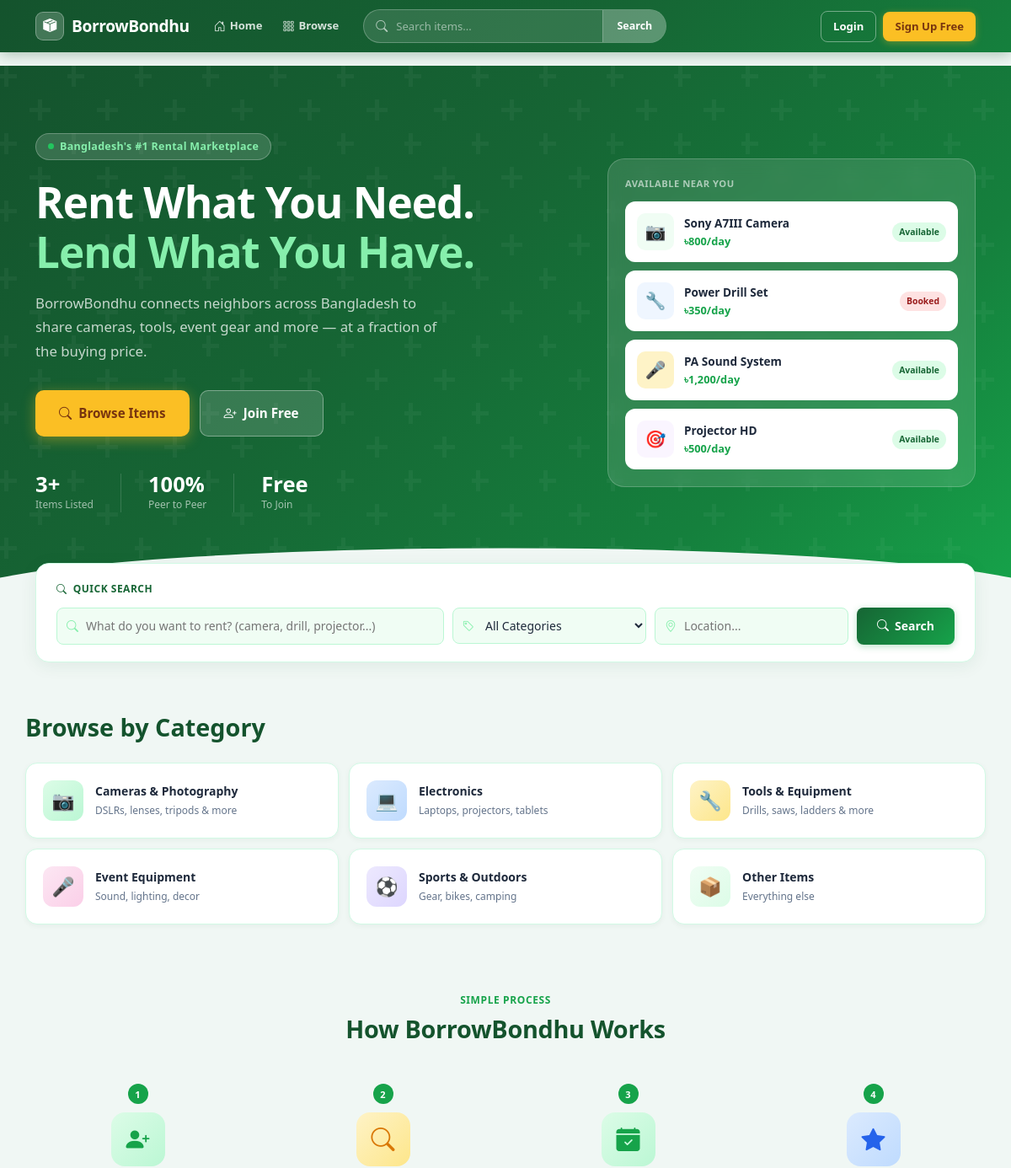
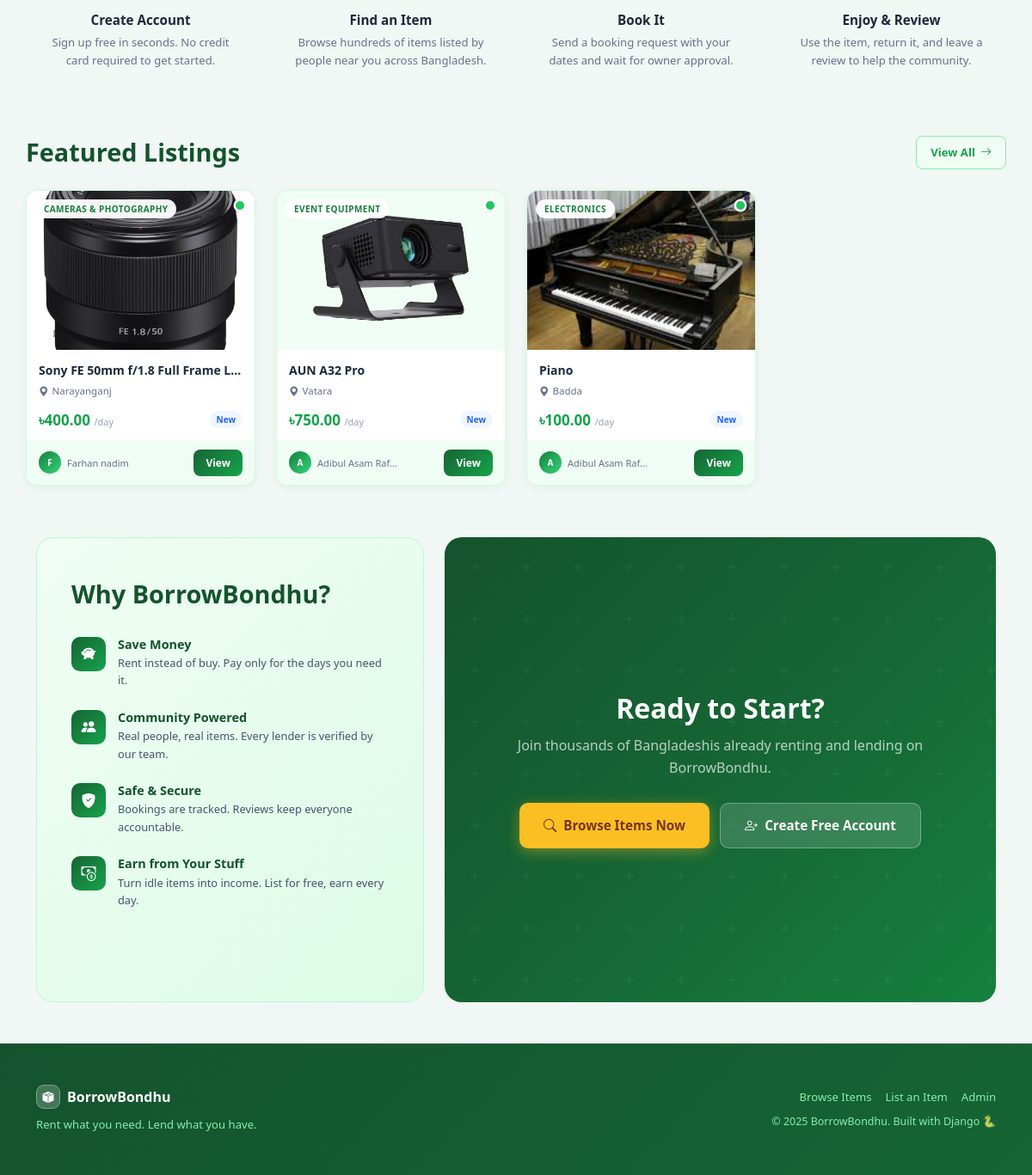
The page / on the database its author committed (2 pictures, top to bottom).
### listings/models.py (models this page shows, shortened)
class Listing(models.Model):
    CATEGORY_CHOICES = [
        ('cameras', 'Cameras & Photography'),
        ('electronics', 'Electronics'),
        ('tools', 'Tools & Equipment'),
        ('events', 'Event Equipment'),
        ('sports', 'Sports & Outdoors'),
        ('other', 'Other'),
    ]
    owner = models.ForeignKey(User, on_delete=models.CASCADE, related_name='listings')
    title = models.CharField(max_length=200)
    description = models.TextField()
    category = models.CharField(max_length=50, choices=CATEGORY_CHOICES)
    price_per_day = models.DecimalField(max_digits=10, decimal_places=2)
    location = models.CharField(max_length=200)
    image = models.ImageField(upload_to='listings/', blank=True, null=True)
    is_available = models.BooleanField(default=True)
    approved = models.BooleanField(default=False)
    created_at = models.DateTimeField(auto_now_add=True)
    def average_rating(self):
        reviews = self.reviews.all()
        if reviews.exists():
            return round(sum(r.rating for r in reviews) / reviews.count(), 1)
        return None
    def is_currently_booked(self):
        today = timezone.now().date()
        return self.bookings.filter(
            status='accepted',
            start_date__lte=today,
            end_date__gte=today
        ).first()

### BorrowBondhu/urls.py (the view)
# urls.py: path('', home, name='home'),
def home(request):
    from django.shortcuts import render
    from listings.models import Listing
    featured = Listing.objects.filter(approved=True, is_available=True).order_by('-created_at')[:6]
    return render(request, 'home.html', {'featured': featured})

### templates/home.html (shortened to what this page needs)
{% extends 'base.html' %}
{% block content %}
<div class="hero-section">
  <div class="container hero-content">
    <div class="row align-items-center g-5">
      <div class="col-lg-6">
        <div class="hero-eyebrow">
          <span>Bangladesh's #1 Rental Marketplace</span>
        </div>
        <h1 class="hero-title">
          Rent What You Need.<br>
          <span>Lend What You Have.</span>
        </h1>
        <p class="hero-subtitle">
          BorrowBondhu connects neighbors across Bangladesh to share cameras, tools, event gear and more — at a fraction of the buying price.
        </p>
        <div class="hero-btns">
          <a href="{% url 'listing_list' %}" class="btn-hero-primary">
            <i class="bi bi-search"></i> Browse Items
          </a>
          {% if user.is_authenticated %}
          <a href="{% url 'listing_create' %}" class="btn-hero-secondary">
            <i class="bi bi-plus-circle"></i> List an Item
          </a>
          {% else %}
          <a href="{% url 'register' %}" class="btn-hero-secondary">
            <i class="bi bi-person-plus"></i> Join Free
          </a>
          {% endif %}
        </div>
        <div class="hero-stats">
          <div class="hero-stat">
            <div class="val">{{ featured.count }}+</div>
            <div class="lbl">Items Listed</div>
          </div>
          <div class="hero-stat">
            <div class="val">100%</div>
            <div class="lbl">Peer to Peer</div>
          </div>
          <div class="hero-stat">
            <div class="val">Free</div>
            <div class="lbl">To Join</div>
          </div>
        </div>
      </div>
      <div class="col-lg-5 offset-lg-1 d-none d-lg-block">
        <div class="hero-card">
          <div style="font-size:0.7rem;font-weight:700;color:rgba(255,255,255,0.6);text-transform:uppercase;letter-spacing:0.5px;margin-bottom:12px;">
            Available Near You
          </div>
          <div class="hero-card-item">
            <div class="hci-icon" style="background:#f0fdf4;">📷</div>
            <div>
              <div class="hci-title">Sony A7III Camera</div>
              <div class="hci-price">৳800/day</div>
            </div>
            <span class="hci-badge avail">Available</span>
          </div>
          <div class="hero-card-item">
            <div class="hci-icon" style="background:#eff6ff;">🔧</div>
            <div>
              <div class="hci-title">Power Drill Set</div>
              <div class="hci-price">৳350/day</div>
            </div>
            <span class="hci-badge booked">Booked</span>
          </div>
          <div class="hero-card-item">
            <div class="hci-icon" style="background:#fef3c7;">🎤</div>
            <div>
              <div class="hci-title">PA Sound System</div>
              <div class="hci-price">৳1,200/day</div>
            </div>
            <span class="hci-badge avail">Available</span>
          </div>
          <div class="hero-card-item">
            <div class="hci-icon" style="background:#faf5ff;">🎯</div>
            <div>
              <div class="hci-title">Projector HD</div>
              <div class="hci-price">৳500/day</div>
            </div>
            <span class="hci-badge avail">Available</span>
          </div>
        </div>
      </div>
    </div>
  </div>
</div>
<div class="container">
  <div class="search-section">
    <div class="search-title"><i class="bi bi-search"></i> &nbsp;Quick Search</div>
    <form method="get" action="{% url 'listing_list' %}">
      <div class="search-row">
        <div class="search-input-wrap" style="flex:2;">
          <i class="bi bi-search"></i>
          <input type="text" name="q" placeholder="What do you want to rent? (camera, drill, projector...)">
        </div>
        <div class="search-input-wrap">
          <i class="bi bi-tag"></i>
          <select name="category">
            <option value="">All Categories</option>
          </select>
        </div>
        <div class="search-input-wrap">
          <i class="bi bi-geo-alt"></i>
          <input type="text" name="location" placeholder="Location...">
        </div>
        <button type="submit" class="btn-search">
          <i class="bi bi-search"></i> Search
        </button>
      </div>
    </form>
  </div>
</div>
<div class="container categories-section">
  <h2 class="section-title">Browse by Category</h2>
  <div class="cat-grid">
    <a href="{% url 'listing_list' %}?category=cameras" class="cat-card">
      <div class="cat-icon" style="background:linear-gradient(135deg,#dcfce7,#bbf7d4);">📷</div>
      <div>
        <div class="cat-name">Cameras & Photography</div>
        <div class="cat-count">DSLRs, lenses, tripods & more</div>
      </div>
    </a>
    <a href="{% url 'listing_list' %}?category=electronics" class="cat-card">
      <div class="cat-icon" style="background:linear-gradient(135deg,#dbeafe,#bfdbfe);">💻</div>
      <div>
        <div class="cat-name">Electronics</div>
        <div class="cat-count">Laptops, projectors, tablets</div>
      </div>
    </a>
    <a href="{% url 'listing_list' %}?category=tools" class="cat-card">
      <div class="cat-icon" style="background:linear-gradient(135deg,#fef3c7,#fde68a);">🔧</div>
      <div>
        <div class="cat-name">Tools & Equipment</div>
        <div class="cat-count">Drills, saws, ladders & more</div>
      </div>
    </a>
    <a href="{% url 'listing_list' %}?category=events" class="cat-card">
      <div class="cat-icon" style="background:linear-gradient(135deg,#fce7f3,#fbcfe8);">🎤</div>
      <div>
        <div class="cat-name">Event Equipment</div>
        <div class="cat-count">Sound, lighting, decor</div>
      </div>
    </a>
    <a href="{% url 'listing_list' %}?category=sports" class="cat-card">
      <div class="cat-icon" style="background:linear-gradient(135deg,#ede9fe,#ddd6fe);">⚽</div>
      <div>
        <div class="cat-name">Sports & Outdoors</div>
        <div class="cat-count">Gear, bikes, camping</div>
      </div>
    </a>
    <a href="{% url 'listing_list' %}?category=other" class="cat-card">
      <div class="cat-icon" style="background:linear-gradient(135deg,#f0fdf4,#dcfce7);">📦</div>
      <div>
        <div class="cat-name">Other Items</div>
        <div class="cat-count">Everything else</div>
      </div>
    </a>
  </div>
</div>
<div class="container how-section">
  <div class="text-center mb-5">
    <div class="section-eyebrow">Simple Process</div>
    <h2 class="section-title">How BorrowBondhu Works</h2>
  </div>
  <div class="row g-4 text-center">
    <div class="col-md-3">
      <div class="how-step">
        <div class="how-step-num">1</div>
        <div class="how-step-icon green">
          <i class="bi bi-person-plus-fill" style="color:#16a34a;"></i>
        </div>
        <h5>Create Account</h5>
        <p>Sign up free in seconds. No credit card required to get started.</p>
      </div>
    </div>
    <div class="col-md-3">
      <div class="how-step">
        <div class="how-step-num">2</div>
        <div class="how-step-icon yellow">
          <i class="bi bi-search" style="color:#d97706;"></i>
        </div>
        <h5>Find an Item</h5>
        <p>Browse hundreds of items listed by people near you across Bangladesh.</p>
      </div>
    </div>
    <div class="col-md-3">
      <div class="how-step">
        <div class="how-step-num">3</div>
        <div class="how-step-icon green">
          <i class="bi bi-calendar-check-fill" style="color:#16a34a;"></i>
        </div>
        <h5>Book It</h5>
        <p>Send a booking request with your dates and wait for owner approval.</p>
      </div>
    </div>
    <div class="col-md-3">
      <div class="how-step">
        <div class="how-step-num">4</div>
        <div class="how-step-icon blue">
          <i class="bi bi-star-fill" style="color:#2563eb;"></i>
        </div>
        <h5>Enjoy & Review</h5>
        <p>Use the item, return it, and leave a review to help the community.</p>
      </div>
    </div>
  </div>
</div>
<div class="container featured-section">
  <div class="featured-header">
    <h2>Featured Listings</h2>
    <a href="{% url 'listing_list' %}" class="btn-view-all">
      View All <i class="bi bi-arrow-right"></i>
    </a>
  </div>
  {% if featured %}
  <div class="row g-4">
    {% for item in featured %}
    <div class="col-xl-3 col-lg-4 col-md-6">
      <div class="item-card">
        <div class="card-img-wrap">
          {% if item.image %}
            <img src="{{ item.image.url }}" alt="{{ item.title }}">
          {% endif %}
          <div class="cat-pill">{{ item.get_category_display }}</div>
          {% if not item.is_currently_booked %}
          <div class="avail-dot"></div>
          {% endif %}
        </div>
        <div class="card-body-custom">
          <div class="card-title-text">{{ item.title }}</div>
          <div class="card-location-text">
            <i class="bi bi-geo-alt-fill"></i> {{ item.location }}
          </div>
          <div class="card-meta-row">
            <div class="card-price-text">৳{{ item.price_per_day }} <span>/day</span></div>
            {% with avg=item.average_rating %}
            {% if avg %}
            <div class="card-rating-text"><span class="star-icon">★</span> {{ avg }}</div>
            {% else %}
            <div class="card-no-rating">New</div>
            {% endif %}
            {% endwith %}
          </div>
        </div>
        <div class="card-footer-custom">
          <div class="owner-row">
            <div class="owner-avatar-circle">
              {% if item.owner.first_name %}{{ item.owner.first_name|first|upper }}{% else %}{{ item.owner.username|first|upper }}{% endif %}
            </div>
            <div class="owner-name-text">{{ item.owner.get_full_name|default:item.owner.username|truncatechars:16 }}</div>
          </div>
          {% if item.is_currently_booked %}
          <a href="{% url 'listing_detail' item.pk %}" class="card-view-btn booked-btn">Booked</a>
          {% else %}
          <a href="{% url 'listing_detail' item.pk %}" class="card-view-btn">View</a>
          {% endif %}
        </div>
      </div>
    </div>
    {% endfor %}
  </div>
  {% else %}
  <div class="text-center py-5">
    <div style="font-size:3rem;margin-bottom:12px;">📦</div>
    <p style="color:#64748b;">No listings yet. <a href="{% url 'listing_create' %}">Be the first to list!</a></p>
  </div>
  {% endif %}
</div>
<div class="container mb-5">
  <div class="row g-4 align-items-stretch">
    <div class="col-lg-5">
      <div class="why-section h-100">
        <h2>Why BorrowBondhu?</h2>
        <div class="why-item">
          <div class="why-icon"><i class="bi bi-piggy-bank-fill"></i></div>
          <div>
            <h6>Save Money</h6>
            <p>Rent instead of buy. Pay only for the days you need it.</p>
          </div>
        </div>
        <div class="why-item">
          <div class="why-icon"><i class="bi bi-people-fill"></i></div>
          <div>
            <h6>Community Powered</h6>
            <p>Real people, real items. Every lender is verified by our team.</p>
          </div>
        </div>
        <div class="why-item">
          <div class="why-icon"><i class="bi bi-shield-fill-check"></i></div>
          <div>
            <h6>Safe & Secure</h6>
            <p>Bookings are tracked. Reviews keep everyone accountable.</p>
          </div>
        </div>
        <div class="why-item">
          <div class="why-icon"><i class="bi bi-cash-coin"></i></div>
          <div>
            <h6>Earn from Your Stuff</h6>
            <p>Turn idle items into income. List for free, earn every day.</p>
          </div>
        </div>
      </div>
    </div>
    <div class="col-lg-7">
      <div class="cta-section h-100 d-flex flex-column justify-content-center">
        <h2>Ready to Start?</h2>
        <p>Join thousands of Bangladeshis already renting and lending on BorrowBondhu.</p>
        <div class="cta-btns">
          <a href="{% url 'listing_list' %}" class="btn-cta-primary">
            <i class="bi bi-search"></i> Browse Items Now
          </a>
          {% if not user.is_authenticated %}
          <a href="{% url 'register' %}" class="btn-cta-secondary">
            <i class="bi bi-person-plus"></i> Create Free Account
          </a>
          {% else %}
          <a href="{% url 'listing_create' %}" class="btn-cta-secondary">
            <i class="bi bi-plus-circle"></i> List Your Item
          </a>
          {% endif %}
        </div>
      </div>
    </div>
  </div>
</div>
{% endblock %}

### rows shown on the page
Listing: image (picture), category "CAMERAS & PHOTOGRAPHY", title "Sony FE 50mm f/1.8 Full Frame L…", location "Narayanganj", price_per_day "400.00", owner.first_name|first "F", owner.get_full_name "Farhan nadim", shows "View"
Listing: image (picture), category "EVENT EQUIPMENT", title "AUN A32 Pro", location "Vatara", price_per_day "750.00", owner.first_name|first "A", owner.get_full_name "Adibul Asam Raf…", shows "View"
Listing: image (picture), category "ELECTRONICS", title "Piano", location "Badda", price_per_day "100.00", owner.first_name|first "A", owner.get_full_name "Adibul Asam Raf…", shows "View"

### other values the page prints
{{ featured.count }} "3"
